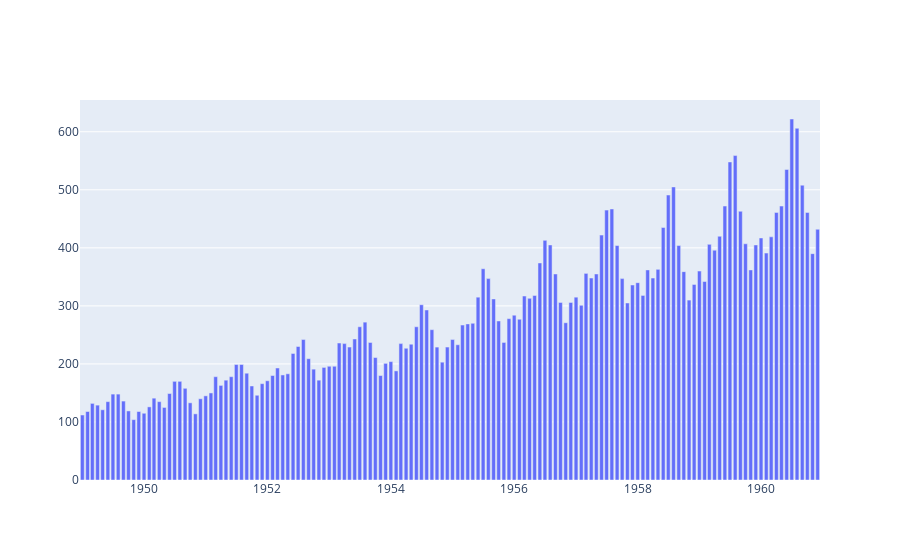

Notebook code cell kept with this figure:
### Code cell
paper = go.Figure()
paper.add_trace(
    go.Bar(
        x = x_month
        , y = y_pass
    )
)

### Figure 1 — Plotly figure (JSON) as saved in the notebook; plotly's stock layout.template omitted (floating-point values rounded to 4 significant figures; data arrays with more than 128 entries replaced by an {"elided": "..."} marker saying what was removed)
{"data": [{"type": "bar", "x": {"elided": "144 str values"}, "y": {"elided": "144 int values"}}], "layout": {}}
